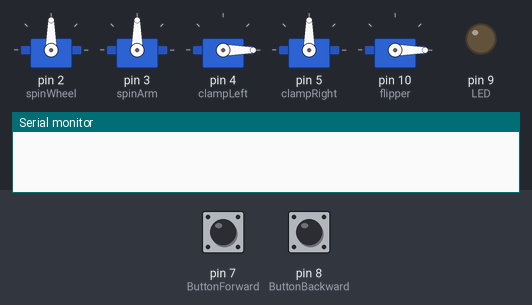
Bench run of a sketch on a simulated Arduino Uno, built with avr-gcc and run on an emulated ATmega328P. Shown: 5 × servo, output pins drawn as LEDs (lit = HIGH), the last lines printed to the serial monitor. The test bench sets the inputs (shaded band); at power-on: pin 7 (ButtonForward) HIGH, pin 8 (ButtonBackward) HIGH.

Above: at 1.2 s.
1.3 s: pin 7 (ButtonForward) pulled LOW for 0.15 s
At 4.2 s:
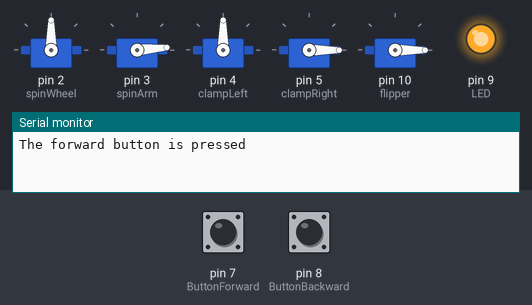
4.4 s: pin 8 (ButtonBackward) pulled LOW for 3.2 s
At 11.6 s:
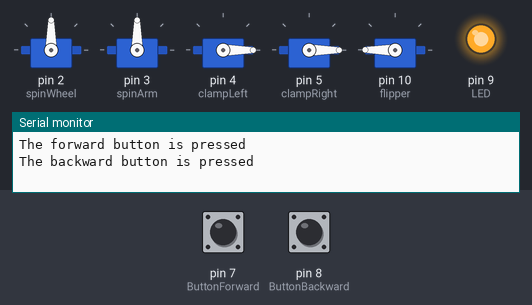
12.1 s: pin 7 (ButtonForward) pulled LOW for 1 s
At 16.9 s:
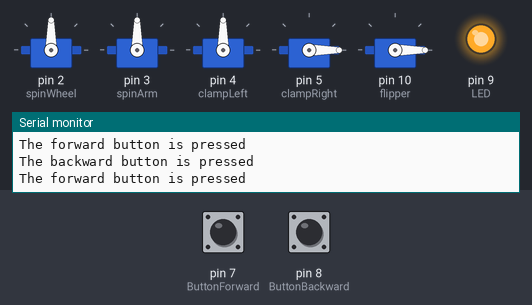
Timing chart, 0 to 20.6 s (numbered marks = the images above; inputs shaded):
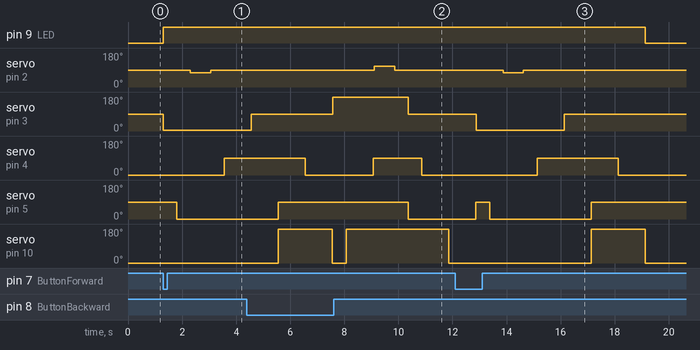

The sketch:

ATCode_v3.ino
```cpp
#include <Servo.h>
Servo spinArm;
Servo spinWheel;
Servo clampLeft;
Servo clampRight;
Servo flipper;
#define ButtonForward 7
#define ButtonBackward 8
#define LED 9
int pos = 0; //Variable used to store the position of the motor
int lastButtonStateForward;    // the previous state of button
int currentButtonStateForward; // the current state of button
int lastButtonStateBackward;    // the previous state of button
int currentButtonStateBackward; // the current state of button
int lastDirection; //The last direction that the arm was in, if it's at 1 was at right of book

//~~~~~~~~~~~~~~~~~~~~~~~~~~~~~~~~~~~~~~~~~~~~~~~~~~~~~~~~~~~~~~~~~~~~~~~~~~~~~~~~~~~~~~~
int MinFreq;
int MaxFreq;
int Delta;
int wheelSpinTime;
//~~~~~~~~~~~~~~~~~~~~~~~~~~~~~~~~~~~~~~~~~~~~~~~~~~~~~~~~~~~~~~~~~~~~~~~~~~~~~~~~~~~~~~~


void setup()   {
  pinMode(9, OUTPUT); //Output for the LED
  pinMode(8, INPUT); //Button input
  pinMode(7, INPUT); //Button input
  spinWheel.attach(2);//The wheel servo is assigned pin 2
  spinArm.attach(3); //The arm servo is assigned pin 3
  clampLeft.attach(4); //The clamp for the left side of the book is assigned pin 4
  clampRight.attach(5); //The clamp for the right side of the book is assigned pin 5
  flipper.attach(10);  //The flipper is assigned pin 10
  //pwm.begin();
  Serial.begin(9600);
  lastDirection = 1; //Set by default to be on right side of book
  spinArm.write(90);
  flipper.write(0);
  digitalWrite(LED, LOW);
  clampLeft.write(0);


  //MODIFIABLE VALUES:
  //~~~~~~~~~~~~~~~~~~~~~~~~~~~~~~~~~~~~~~~~~~~~~~~~~~~~~~~~~~~~~~~~~~~~~~~~~~~~~~~~~~~~~~~~~~~~~~~~~~~~~~~~~~~~~~~~~~~~~~~~~
  MinFreq = 600;        //How far the wheel goes down on the left side of the book, lower values means it goes lower
  MaxFreq = 3900;       //How far the wheel goes down on the right side of the book, higher values means it goes lower
  Delta = 15;           //How far off of 90 the wheel write value is, the higher the delta the faste the wheel spinds
  wheelSpinTime = 750;  //How long the wheel spins in milliseconds
  //IDEAL: 625, 3850, 15, 750
  //~~~~~~~~~~~~~~~~~~~~~~~~~~~~~~~~~~~~~~~~~~~~~~~~~~~~~~~~~~~~~~~~~~~~~~~~~~~~~~~~~~~~~~~~~~~~~~~~~~~~~~~~~~~~~~~~~~~~~~~~~


}

void loop() {
  //Note: for the arm angle 0 is all the way to the right, 90 is upright, and 180 is all the way to the left, like on a cartesian plane or a unit circle
  lastButtonStateForward    = currentButtonStateForward;      // save the last state
  lastButtonStateBackward    = currentButtonStateBackward;      // save the last state
  currentButtonStateForward = digitalRead(ButtonForward); // read new state
  currentButtonStateBackward = digitalRead(ButtonBackward); // read new state
  if (lastButtonStateForward == HIGH && currentButtonStateForward == LOW) {
    digitalWrite(LED, HIGH);
    Serial.println("The forward button is pressed");
    spinArm.writeMicroseconds(MinFreq);     // tell servo to go to left position
    delay(500);                   // waits 500 ms for the servo to reach the position
    clampRight.write(0); //Releases the clamp from the right side of the book (hopefully)
    delay(500);
    { //Runs wheel and flipper at same time for 1 second
      spinWheel.write(90 - Delta); //Starts to create the ridge under the page
    }
    delay(wheelSpinTime);        //Wait 1000ms or 1s
    spinWheel.write(90);
    delay(500);
    clampLeft.write(90); //Raises the left clamp
    delay(1000);
    spinArm.write(90);
    delay(1000);
    clampRight.write(90);  //Lowers right clamp
    flipper.write(180); //Moves it all the way to the right when viewing from right side up
    delay(1000);
    clampLeft.write(0); //Lowers left clamp
    delay(1000);
    flipper.write(0); //Flips the page


  }
  else if (lastButtonStateBackward == HIGH && currentButtonStateBackward == LOW) { //Seems to do this after the button has been released
    digitalWrite(LED, HIGH);
    Serial.println("The backward button is pressed");
    spinArm.writeMicroseconds(MaxFreq);
    delay(500);                       // waits 500 ms for the servo to reach the position
    if (lastDirection == 1) {
      lastDirection = 0;
      flipper.write(0);
    }
    flipper.write(180);
    delay(1000);
    clampLeft.write(90);
    delay(50);
    { //Runs wheel and flipper at same time for 1 second
      spinWheel.write(90 + Delta + 5); //Starts to create the ride under the page
    }
    delay(wheelSpinTime);
    spinWheel.write(90);
    delay(500);
    spinArm.write(90);
    clampRight.write(0);
    delay(500);
    clampLeft.write(0);
    delay(1000);
    flipper.write(0);
    delay(1000);
    clampRight.write(90);
  }
  else {
    digitalWrite(9, LOW);
  }
  delay (10);
}
```

Measured:
- after the input at 1.3 s, pin 9 (LED): LOW → HIGH at once; servo on pin 2 (spinWheel): 90° → 75° after 1.0 s, → 90° 0.75 s later; servo on pin 3 (spinArm): 90° → 5° at once; servo on pin 4 (clampLeft): 0° → 90° after 2.3 s; servo on pin 5 (clampRight): 90° → 0° after 0.50 s
- after the input at 4.4 s, pin 9 (LED): stays HIGH (without the input it goes to LOW after 3.2 s); servo on pin 2 (spinWheel): 90° → 110° after 4.7 s, → 90° 0.75 s later
- after the input at 12.1 s, pin 9 (LED): HIGH → LOW after 7.0 s instead of 0.78 s; servo on pin 2 (spinWheel): 90° → 75° after 1.8 s, → 90° 0.75 s later; servo on pin 3 (spinArm): 90° → 5° after 0.78 s, → 90° 3.3 s later; servo on pin 4 (clampLeft): 0° → 90° after 3.0 s, → 0° 3.0 s later; servo on pin 10 (flipper): 0° → 180° after 5.0 s, → 0° 2.0 s later
